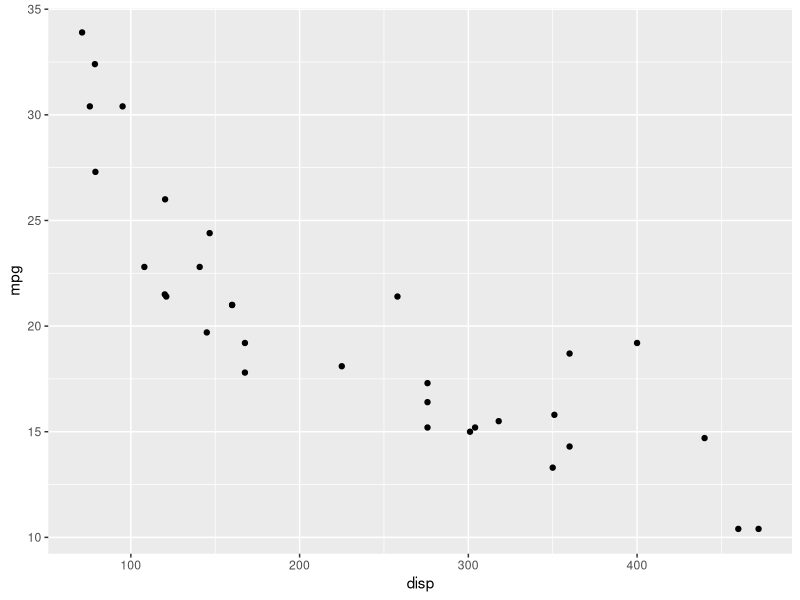
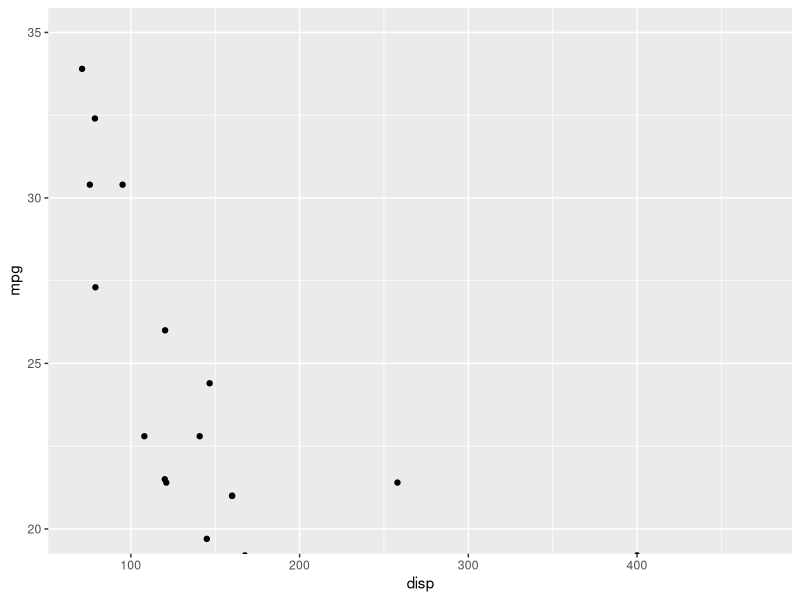

These figures' R source, in order:
# Chapter exercises verification (run from repo root).
library(ggplot2)
p1 <- ggplot(mtcars) + geom_point(aes(disp, mpg)) + scale_x_continuous(breaks = c(100, 200, 300, 400))
p2 <- ggplot(mtcars) + geom_point(aes(disp, mpg)) + coord_cartesian(ylim = c(20, 35))
stopifnot(nrow(ggplot_build(p2)$data[[1]]) == 32)
message("ch-axis OK")
